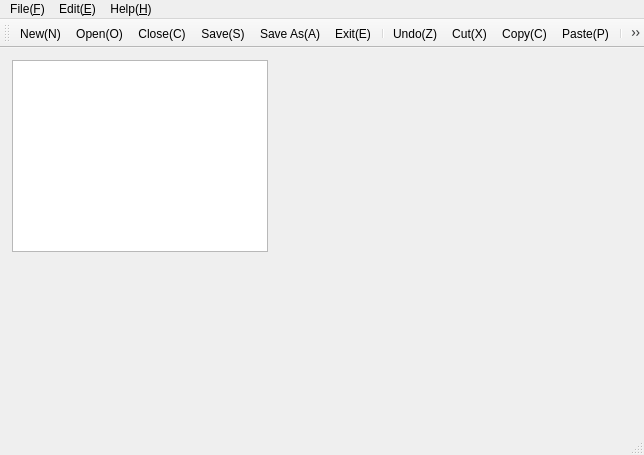
<?xml version="1.0" encoding="UTF-8"?>
<ui version="4.0">
 <class>MainWindow</class>
 <widget class="QMainWindow" name="MainWindow">
  <property name="geometry">
   <rect>
    <x>0</x>
    <y>0</y>
    <width>644</width>
    <height>455</height>
   </rect>
  </property>
  <property name="windowTitle">
   <string>MainWindow</string>
  </property>
  <widget class="QWidget" name="centralWidget">
   <widget class="QTextEdit" name="textEdit">
    <property name="geometry">
     <rect>
      <x>12</x>
      <y>12</y>
      <width>256</width>
      <height>192</height>
     </rect>
    </property>
   </widget>
  </widget>
  <widget class="QMenuBar" name="menuBar">
   <property name="geometry">
    <rect>
     <x>0</x>
     <y>0</y>
     <width>644</width>
     <height>22</height>
    </rect>
   </property>
   <widget class="QMenu" name="menuFile_F">
    <property name="title">
     <string>File(&amp;F)</string>
    </property>
    <addaction name="action_New"/>
    <addaction name="action_Open"/>
    <addaction name="action_Close"/>
    <addaction name="separator"/>
    <addaction name="action_Save"/>
    <addaction name="action_Save_As"/>
    <addaction name="separator"/>
    <addaction name="action_Exit"/>
   </widget>
   <widget class="QMenu" name="menuEdit_E">
    <property name="title">
     <string>Edit(&amp;E)</string>
    </property>
    <addaction name="action_Undo"/>
    <addaction name="separator"/>
    <addaction name="action_Cut"/>
    <addaction name="action_Copy"/>
    <addaction name="action_Paste"/>
    <addaction name="separator"/>
    <addaction name="action_Find"/>
   </widget>
   <widget class="QMenu" name="menuHelp_H">
    <property name="title">
     <string>Help(&amp;H)</string>
    </property>
    <addaction name="actionVersion"/>
   </widget>
   <addaction name="menuFile_F"/>
   <addaction name="menuEdit_E"/>
   <addaction name="menuHelp_H"/>
  </widget>
  <widget class="QToolBar" name="mainToolBar">
   <attribute name="toolBarArea">
    <enum>TopToolBarArea</enum>
   </attribute>
   <attribute name="toolBarBreak">
    <bool>false</bool>
   </attribute>
   <addaction name="action_New"/>
   <addaction name="action_Open"/>
   <addaction name="action_Close"/>
   <addaction name="action_Save"/>
   <addaction name="action_Save_As"/>
   <addaction name="action_Exit"/>
   <addaction name="separator"/>
   <addaction name="action_Undo"/>
   <addaction name="action_Cut"/>
   <addaction name="action_Copy"/>
   <addaction name="action_Paste"/>
   <addaction name="separator"/>
   <addaction name="action_Find"/>
  </widget>
  <widget class="QStatusBar" name="statusBar"/>
  <action name="action_New">
   <property name="icon">
    <iconset resource="myimages.qrc">
     <normaloff>:/images/new.icns</normaloff>:/images/new.icns</iconset>
   </property>
   <property name="text">
    <string>New(&amp;N)</string>
   </property>
   <property name="shortcut">
    <string>Ctrl+N</string>
   </property>
  </action>
  <action name="action_Open">
   <property name="icon">
    <iconset resource="myimages.qrc">
     <normaloff>:/images/open.icns</normaloff>:/images/open.icns</iconset>
   </property>
   <property name="text">
    <string>Open(&amp;O)</string>
   </property>
   <property name="shortcut">
    <string>Ctrl+O</string>
   </property>
  </action>
  <action name="action_Close">
   <property name="icon">
    <iconset resource="myimages.qrc">
     <normaloff>:/images/close.icns</normaloff>:/images/close.icns</iconset>
   </property>
   <property name="text">
    <string>Close(&amp;C)</string>
   </property>
   <property name="shortcut">
    <string>Ctrl+C</string>
   </property>
  </action>
  <action name="action_Save">
   <property name="icon">
    <iconset resource="myimages.qrc">
     <normaloff>:/images/save.icns</normaloff>:/images/save.icns</iconset>
   </property>
   <property name="text">
    <string>Save(&amp;S)</string>
   </property>
   <property name="shortcut">
    <string>Ctrl+S</string>
   </property>
  </action>
  <action name="action_Save_As">
   <property name="icon">
    <iconset resource="myimages.qrc">
     <normaloff>:/images/save_as.icns</normaloff>:/images/save_as.icns</iconset>
   </property>
   <property name="text">
    <string>Save As(&amp;A)</string>
   </property>
   <property name="shortcut">
    <string>Ctrl+A</string>
   </property>
  </action>
  <action name="action_Exit">
   <property name="icon">
    <iconset resource="myimages.qrc">
     <normaloff>:/images/exit.icns</normaloff>:/images/exit.icns</iconset>
   </property>
   <property name="text">
    <string>Exit(&amp;E)</string>
   </property>
   <property name="shortcut">
    <string>Ctrl+E</string>
   </property>
  </action>
  <action name="action_Undo">
   <property name="icon">
    <iconset resource="myimages.qrc">
     <normaloff>:/images/undo.icns</normaloff>:/images/undo.icns</iconset>
   </property>
   <property name="text">
    <string>Undo(&amp;Z)</string>
   </property>
   <property name="shortcut">
    <string>Ctrl+Z</string>
   </property>
  </action>
  <action name="action_Cut">
   <property name="icon">
    <iconset resource="myimages.qrc">
     <normaloff>:/images/cut.icns</normaloff>:/images/cut.icns</iconset>
   </property>
   <property name="text">
    <string>Cut(&amp;X)</string>
   </property>
   <property name="shortcut">
    <string>Ctrl+X</string>
   </property>
  </action>
  <action name="action_Copy">
   <property name="icon">
    <iconset resource="myimages.qrc">
     <normaloff>:/images/copy.icns</normaloff>:/images/copy.icns</iconset>
   </property>
   <property name="text">
    <string>Copy(&amp;C)</string>
   </property>
   <property name="shortcut">
    <string>Ctrl+C</string>
   </property>
  </action>
  <action name="action_Paste">
   <property name="icon">
    <iconset resource="myimages.qrc">
     <normaloff>:/images/paste.icns</normaloff>:/images/paste.icns</iconset>
   </property>
   <property name="text">
    <string>Paste(&amp;P)</string>
   </property>
   <property name="shortcut">
    <string>Ctrl+P</string>
   </property>
  </action>
  <action name="action_Find">
   <property name="icon">
    <iconset resource="myimages.qrc">
     <normaloff>:/images/find.icns</normaloff>:/images/find.icns</iconset>
   </property>
   <property name="text">
    <string>Find(&amp;F)</string>
   </property>
   <property name="shortcut">
    <string>Ctrl+F</string>
   </property>
  </action>
  <action name="actionVersion">
   <property name="text">
    <string>Version</string>
   </property>
  </action>
 </widget>
 <layoutdefault spacing="6" margin="11"/>
 <resources>
  <include location="myimages.qrc"/>
 </resources>
 <connections/>
</ui>
